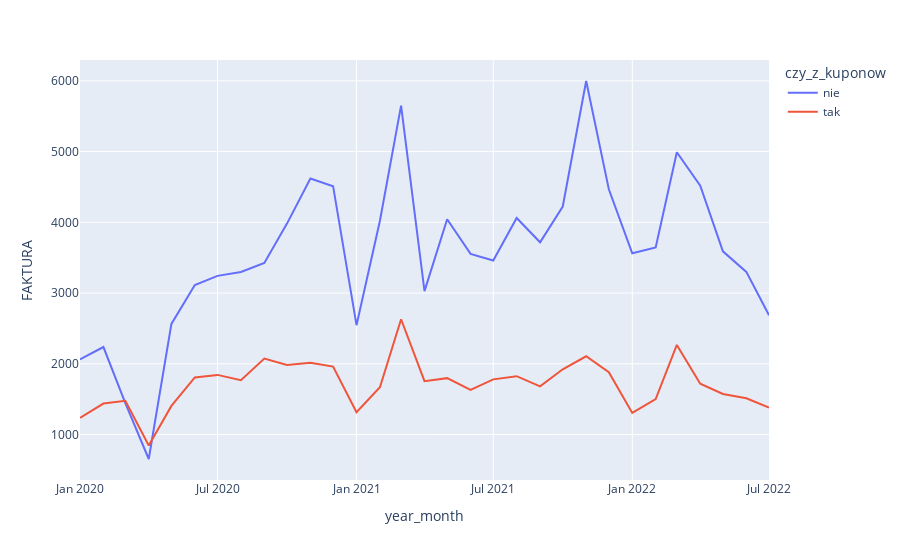

The code cell stored with this chart in its notebook:
### Code cell
tmp=df_zamowienia.groupby(['czy_z_kuponow','year_month']).agg({'FAKTURA':'nunique',
                                                          'NAZWISKO':'nunique'}).reset_index()
px.line(tmp,
      x='year_month',
      y='FAKTURA',
      color='czy_z_kuponow')

### Figure 1 — Plotly figure (JSON) as saved in the notebook; plotly's stock layout.template omitted (floating-point values rounded to 4 significant figures)
{"data": [{"hovertemplate": "czy_z_kuponow=nie<br>year_month=%{x}<br>FAKTURA=%{y}<extra></extra>", "legendgroup": "nie", "line": {"color": "#636efa", "dash": "solid"}, "marker": {"symbol": "circle"}, "mode": "lines", "name": "nie", "orientation": "v", "showlegend": true, "type": "scatter", "x": ["2020-01-01T00:00:00", "2020-02-01T00:00:00", "2020-03-01T00:00:00", "2020-04-01T00:00:00", "2020-05-01T00:00:00", "2020-06-01T00:00:00", "2020-07-01T00:00:00", "2020-08-01T00:00:00", "2020-09-01T00:00:00", "2020-10-01T00:00:00", "2020-11-01T00:00:00", "2020-12-01T00:00:00", "2021-01-01T00:00:00", "2021-02-01T00:00:00", "2021-03-01T00:00:00", "2021-04-01T00:00:00", "2021-05-01T00:00:00", "2021-06-01T00:00:00", "2021-07-01T00:00:00", "2021-08-01T00:00:00", "2021-09-01T00:00:00", "2021-10-01T00:00:00", "2021-11-01T00:00:00", "2021-12-01T00:00:00", "2022-01-01T00:00:00", "2022-02-01T00:00:00", "2022-03-01T00:00:00", "2022-04-01T00:00:00", "2022-05-01T00:00:00", "2022-06-01T00:00:00", "2022-07-01T00:00:00"], "xaxis": "x", "y": [2062, 2237, 1444, 654, 2564, 3114, 3243, 3299, 3426, 3982, 4619, 4511, 2546, 4023, 5649, 3028, 4044, 3554, 3461, 4061, 3718, 4223, 5998, 4468, 3562, 3646, 4991, 4517, 3590, 3299, 2686], "yaxis": "y"}, {"hovertemplate": "czy_z_kuponow=tak<br>year_month=%{x}<br>FAKTURA=%{y}<extra></extra>", "legendgroup": "tak", "line": {"color": "#EF553B", "dash": "solid"}, "marker": {"symbol": "circle"}, "mode": "lines", "name": "tak", "orientation": "v", "showlegend": true, "type": "scatter", "x": ["2020-01-01T00:00:00", "2020-02-01T00:00:00", "2020-03-01T00:00:00", "2020-04-01T00:00:00", "2020-05-01T00:00:00", "2020-06-01T00:00:00", "2020-07-01T00:00:00", "2020-08-01T00:00:00", "2020-09-01T00:00:00", "2020-10-01T00:00:00", "2020-11-01T00:00:00", "2020-12-01T00:00:00", "2021-01-01T00:00:00", "2021-02-01T00:00:00", "2021-03-01T00:00:00", "2021-04-01T00:00:00", "2021-05-01T00:00:00", "2021-06-01T00:00:00", "2021-07-01T00:00:00", "2021-08-01T00:00:00", "2021-09-01T00:00:00", "2021-10-01T00:00:00", "2021-11-01T00:00:00", "2021-12-01T00:00:00", "2022-01-01T00:00:00", "2022-02-01T00:00:00", "2022-03-01T00:00:00", "2022-04-01T00:00:00", "2022-05-01T00:00:00", "2022-06-01T00:00:00", "2022-07-01T00:00:00"], "xaxis": "x", "y": [1236, 1438, 1476, 845, 1405, 1807, 1843, 1767, 2073, 1983, 2014, 1960, 1315, 1669, 2630, 1754, 1797, 1631, 1780, 1825, 1681, 1922, 2106, 1881, 1305, 1502, 2267, 1718, 1574, 1513, 1382], "yaxis": "y"}], "layout": {"autosize": true, "legend": {"title": {"text": "czy_z_kuponow"}, "tracegroupgap": 0}, "margin": {"t": 60}, "xaxis": {"anchor": "y", "autorange": true, "domain": [0, 1], "range": ["2020-01-01", "2022-07-01"], "title": {"text": "year_month"}, "type": "date"}, "yaxis": {"anchor": "x", "autorange": true, "domain": [0, 1], "range": [357.1, 6295.0], "title": {"text": "FAKTURA"}, "type": "linear"}}}
